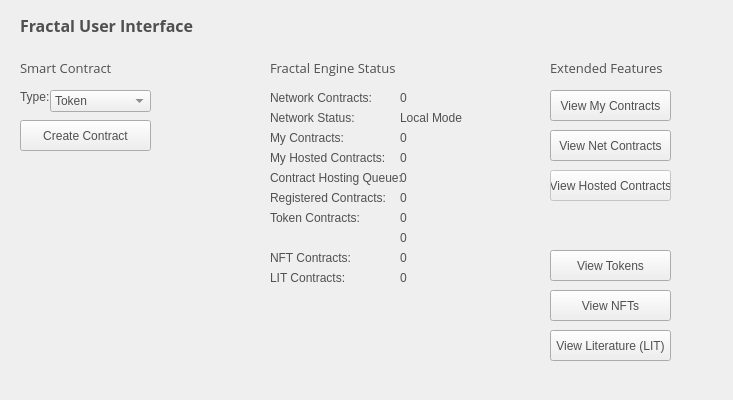
<?xml version="1.0" encoding="UTF-8"?>
<ui version="4.0">
 <class>FractalUI</class>
 <widget class="QWidget" name="FractalUI">
  <property name="windowModality">
   <enum>Qt::NonModal</enum>
  </property>
  <property name="geometry">
   <rect>
    <x>0</x>
    <y>0</y>
    <width>733</width>
    <height>400</height>
   </rect>
  </property>
  <property name="windowTitle">
   <string>Digging</string>
  </property>
  <property name="autoFillBackground">
   <bool>false</bool>
  </property>
  <property name="styleSheet">
   <string notr="true">color:#505050;
font-family:'Open Sans,sans-serif';</string>
  </property>
  <widget class="QLabel" name="smartContractLabel">
   <property name="geometry">
    <rect>
     <x>20</x>
     <y>60</y>
     <width>141</width>
     <height>16</height>
    </rect>
   </property>
   <property name="font">
    <font>
     <family>Open Sans,sans-serif</family>
     <pointsize>10</pointsize>
    </font>
   </property>
   <property name="text">
    <string>Smart Contract</string>
   </property>
  </widget>
  <widget class="QLabel" name="titleLabel">
   <property name="geometry">
    <rect>
     <x>20</x>
     <y>10</y>
     <width>211</width>
     <height>31</height>
    </rect>
   </property>
   <property name="font">
    <font>
     <family>Open Sans,sans-serif</family>
     <pointsize>12</pointsize>
     <weight>75</weight>
     <bold>true</bold>
    </font>
   </property>
   <property name="text">
    <string>Fractal User Interface</string>
   </property>
  </widget>
  <widget class="QLabel" name="typeLabel">
   <property name="geometry">
    <rect>
     <x>20</x>
     <y>90</y>
     <width>47</width>
     <height>14</height>
    </rect>
   </property>
   <property name="text">
    <string>Type:</string>
   </property>
  </widget>
  <widget class="QLabel" name="extendedFeaturesLabel">
   <property name="geometry">
    <rect>
     <x>550</x>
     <y>60</y>
     <width>151</width>
     <height>16</height>
    </rect>
   </property>
   <property name="font">
    <font>
     <family>Open Sans,sans-serif</family>
     <pointsize>10</pointsize>
    </font>
   </property>
   <property name="text">
    <string>Extended Features</string>
   </property>
  </widget>
  <widget class="QLabel" name="fractalEngineLabel">
   <property name="geometry">
    <rect>
     <x>270</x>
     <y>60</y>
     <width>181</width>
     <height>16</height>
    </rect>
   </property>
   <property name="font">
    <font>
     <family>Open Sans,sans-serif</family>
     <pointsize>10</pointsize>
    </font>
   </property>
   <property name="text">
    <string>Fractal Engine Status</string>
   </property>
  </widget>
  <widget class="QLabel" name="netContractsLabel">
   <property name="geometry">
    <rect>
     <x>270</x>
     <y>90</y>
     <width>121</width>
     <height>16</height>
    </rect>
   </property>
   <property name="text">
    <string>Network Contracts:</string>
   </property>
  </widget>
  <widget class="QLabel" name="myContractsLabel">
   <property name="geometry">
    <rect>
     <x>270</x>
     <y>130</y>
     <width>101</width>
     <height>16</height>
    </rect>
   </property>
   <property name="text">
    <string>My Contracts:</string>
   </property>
  </widget>
  <widget class="QLabel" name="netSTatusLabel">
   <property name="geometry">
    <rect>
     <x>270</x>
     <y>110</y>
     <width>101</width>
     <height>16</height>
    </rect>
   </property>
   <property name="text">
    <string>Network Status:</string>
   </property>
  </widget>
  <widget class="QLabel" name="myHostedConstractsLabel">
   <property name="geometry">
    <rect>
     <x>270</x>
     <y>150</y>
     <width>121</width>
     <height>16</height>
    </rect>
   </property>
   <property name="text">
    <string>My Hosted Contracts:</string>
   </property>
  </widget>
  <widget class="QLabel" name="contractQueueLabel">
   <property name="geometry">
    <rect>
     <x>270</x>
     <y>170</y>
     <width>141</width>
     <height>16</height>
    </rect>
   </property>
   <property name="text">
    <string>Contract Hosting Queue:</string>
   </property>
  </widget>
  <widget class="QPushButton" name="myContractsBtn">
   <property name="geometry">
    <rect>
     <x>550</x>
     <y>90</y>
     <width>121</width>
     <height>31</height>
    </rect>
   </property>
   <property name="text">
    <string>View My Contracts</string>
   </property>
  </widget>
  <widget class="QPushButton" name="netContractsBtn">
   <property name="geometry">
    <rect>
     <x>550</x>
     <y>130</y>
     <width>121</width>
     <height>31</height>
    </rect>
   </property>
   <property name="text">
    <string>View Net Contracts</string>
   </property>
  </widget>
  <widget class="QPushButton" name="myHostedBtn">
   <property name="enabled">
    <bool>false</bool>
   </property>
   <property name="geometry">
    <rect>
     <x>550</x>
     <y>170</y>
     <width>121</width>
     <height>31</height>
    </rect>
   </property>
   <property name="text">
    <string>View Hosted Contracts</string>
   </property>
  </widget>
  <widget class="QPushButton" name="netTokensBtn">
   <property name="geometry">
    <rect>
     <x>550</x>
     <y>250</y>
     <width>121</width>
     <height>31</height>
    </rect>
   </property>
   <property name="text">
    <string>View Tokens</string>
   </property>
  </widget>
  <widget class="QLabel" name="registeredContractsLabel">
   <property name="geometry">
    <rect>
     <x>270</x>
     <y>190</y>
     <width>121</width>
     <height>16</height>
    </rect>
   </property>
   <property name="text">
    <string>Registered Contracts:</string>
   </property>
  </widget>
  <widget class="QLabel" name="tokensLabel">
   <property name="geometry">
    <rect>
     <x>270</x>
     <y>210</y>
     <width>101</width>
     <height>16</height>
    </rect>
   </property>
   <property name="text">
    <string>Token Contracts:</string>
   </property>
  </widget>
  <widget class="QComboBox" name="contractTypeCombo">
   <property name="geometry">
    <rect>
     <x>50</x>
     <y>90</y>
     <width>101</width>
     <height>22</height>
    </rect>
   </property>
   <property name="currentIndex">
    <number>0</number>
   </property>
   <item>
    <property name="text">
     <string>Token</string>
    </property>
   </item>
   <item>
    <property name="text">
     <string>NFT</string>
    </property>
   </item>
   <item>
    <property name="text">
     <string>LIT</string>
    </property>
   </item>
  </widget>
  <widget class="QLabel" name="ncCount">
   <property name="geometry">
    <rect>
     <x>400</x>
     <y>90</y>
     <width>71</width>
     <height>16</height>
    </rect>
   </property>
   <property name="text">
    <string>0</string>
   </property>
  </widget>
  <widget class="QLabel" name="nsCount">
   <property name="geometry">
    <rect>
     <x>400</x>
     <y>110</y>
     <width>71</width>
     <height>16</height>
    </rect>
   </property>
   <property name="text">
    <string>Local Mode</string>
   </property>
  </widget>
  <widget class="QLabel" name="mcCount">
   <property name="geometry">
    <rect>
     <x>400</x>
     <y>130</y>
     <width>71</width>
     <height>16</height>
    </rect>
   </property>
   <property name="text">
    <string>0</string>
   </property>
  </widget>
  <widget class="QLabel" name="mhCount">
   <property name="geometry">
    <rect>
     <x>400</x>
     <y>150</y>
     <width>71</width>
     <height>16</height>
    </rect>
   </property>
   <property name="text">
    <string>0</string>
   </property>
  </widget>
  <widget class="QLabel" name="chCount">
   <property name="geometry">
    <rect>
     <x>400</x>
     <y>170</y>
     <width>71</width>
     <height>16</height>
    </rect>
   </property>
   <property name="text">
    <string>0</string>
   </property>
  </widget>
  <widget class="QLabel" name="rcCount">
   <property name="geometry">
    <rect>
     <x>400</x>
     <y>190</y>
     <width>71</width>
     <height>16</height>
    </rect>
   </property>
   <property name="text">
    <string>0</string>
   </property>
  </widget>
  <widget class="QLabel" name="tcWeb">
   <property name="geometry">
    <rect>
     <x>400</x>
     <y>210</y>
     <width>71</width>
     <height>16</height>
    </rect>
   </property>
   <property name="text">
    <string>0</string>
   </property>
  </widget>
  <widget class="QLabel" name="bcCount">
   <property name="geometry">
    <rect>
     <x>400</x>
     <y>230</y>
     <width>71</width>
     <height>16</height>
    </rect>
   </property>
   <property name="text">
    <string>0</string>
   </property>
  </widget>
  <widget class="QPushButton" name="cCON">
   <property name="geometry">
    <rect>
     <x>20</x>
     <y>120</y>
     <width>131</width>
     <height>31</height>
    </rect>
   </property>
   <property name="text">
    <string>Create Contract</string>
   </property>
  </widget>
  <widget class="QPushButton" name="netNFTbtn">
   <property name="geometry">
    <rect>
     <x>550</x>
     <y>290</y>
     <width>121</width>
     <height>31</height>
    </rect>
   </property>
   <property name="text">
    <string>View NFTs</string>
   </property>
  </widget>
  <widget class="QLabel" name="nftCount">
   <property name="geometry">
    <rect>
     <x>400</x>
     <y>250</y>
     <width>71</width>
     <height>16</height>
    </rect>
   </property>
   <property name="text">
    <string>0</string>
   </property>
  </widget>
  <widget class="QLabel" name="nftLabel">
   <property name="geometry">
    <rect>
     <x>270</x>
     <y>250</y>
     <width>111</width>
     <height>16</height>
    </rect>
   </property>
   <property name="text">
    <string>NFT Contracts:</string>
   </property>
  </widget>
  <widget class="QLabel" name="litCount">
   <property name="geometry">
    <rect>
     <x>400</x>
     <y>270</y>
     <width>71</width>
     <height>16</height>
    </rect>
   </property>
   <property name="text">
    <string>0</string>
   </property>
  </widget>
  <widget class="QLabel" name="litLabel">
   <property name="geometry">
    <rect>
     <x>270</x>
     <y>270</y>
     <width>111</width>
     <height>16</height>
    </rect>
   </property>
   <property name="text">
    <string>LIT Contracts:</string>
   </property>
  </widget>
  <widget class="QPushButton" name="netLITbtn">
   <property name="geometry">
    <rect>
     <x>550</x>
     <y>330</y>
     <width>121</width>
     <height>31</height>
    </rect>
   </property>
   <property name="text">
    <string>View Literature (LIT)</string>
   </property>
  </widget>
 </widget>
 <layoutdefault spacing="6" margin="11"/>
 <resources/>
 <connections/>
</ui>
